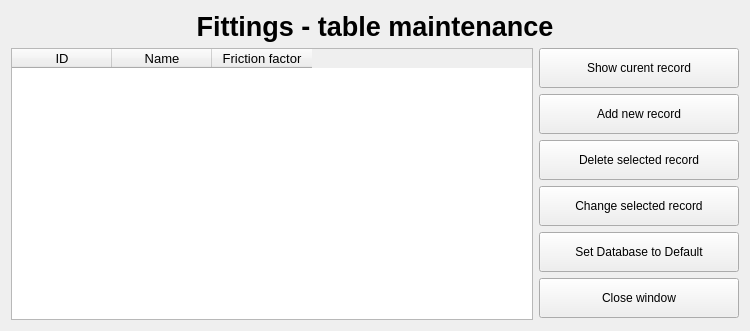
<?xml version="1.0" encoding="UTF-8"?>
<ui version="4.0">
 <class>fittings_table_mainenance</class>
 <widget class="QWidget" name="fittings_table_mainenance">
  <property name="geometry">
   <rect>
    <x>0</x>
    <y>0</y>
    <width>750</width>
    <height>331</height>
   </rect>
  </property>
  <property name="minimumSize">
   <size>
    <width>750</width>
    <height>0</height>
   </size>
  </property>
  <property name="windowTitle">
   <string>Form</string>
  </property>
  <layout class="QVBoxLayout" name="verticalLayout_2">
   <item>
    <widget class="QLabel" name="title">
     <property name="font">
      <font>
       <pointsize>20</pointsize>
       <weight>75</weight>
       <bold>true</bold>
      </font>
     </property>
     <property name="text">
      <string>Fittings - table maintenance</string>
     </property>
     <property name="alignment">
      <set>Qt::AlignHCenter|Qt::AlignTop</set>
     </property>
     <property name="textInteractionFlags">
      <set>Qt::NoTextInteraction</set>
     </property>
    </widget>
   </item>
   <item>
    <layout class="QHBoxLayout" name="horizontalLayout">
     <item>
      <widget class="QTableWidget" name="table_fittings">
       <property name="font">
        <font>
         <pointsize>10</pointsize>
        </font>
       </property>
       <property name="editTriggers">
        <set>QAbstractItemView::NoEditTriggers</set>
       </property>
       <attribute name="horizontalHeaderVisible">
        <bool>true</bool>
       </attribute>
       <attribute name="verticalHeaderVisible">
        <bool>false</bool>
       </attribute>
       <column>
        <property name="text">
         <string>ID</string>
        </property>
       </column>
       <column>
        <property name="text">
         <string>Name</string>
        </property>
       </column>
       <column>
        <property name="text">
         <string>Friction factor</string>
        </property>
       </column>
      </widget>
     </item>
     <item>
      <layout class="QVBoxLayout" name="verticalLayout">
       <item>
        <widget class="QPushButton" name="button_show_record">
         <property name="sizePolicy">
          <sizepolicy hsizetype="Minimum" vsizetype="Fixed">
           <horstretch>0</horstretch>
           <verstretch>0</verstretch>
          </sizepolicy>
         </property>
         <property name="minimumSize">
          <size>
           <width>200</width>
           <height>40</height>
          </size>
         </property>
         <property name="baseSize">
          <size>
           <width>0</width>
           <height>0</height>
          </size>
         </property>
         <property name="text">
          <string>Show curent record</string>
         </property>
        </widget>
       </item>
       <item>
        <widget class="QPushButton" name="button_add_record">
         <property name="sizePolicy">
          <sizepolicy hsizetype="Minimum" vsizetype="Fixed">
           <horstretch>0</horstretch>
           <verstretch>0</verstretch>
          </sizepolicy>
         </property>
         <property name="minimumSize">
          <size>
           <width>200</width>
           <height>40</height>
          </size>
         </property>
         <property name="baseSize">
          <size>
           <width>0</width>
           <height>0</height>
          </size>
         </property>
         <property name="text">
          <string>Add new record</string>
         </property>
        </widget>
       </item>
       <item>
        <widget class="QPushButton" name="button_delete_record">
         <property name="minimumSize">
          <size>
           <width>200</width>
           <height>40</height>
          </size>
         </property>
         <property name="baseSize">
          <size>
           <width>0</width>
           <height>0</height>
          </size>
         </property>
         <property name="text">
          <string>Delete selected record</string>
         </property>
        </widget>
       </item>
       <item>
        <widget class="QPushButton" name="button_change_record">
         <property name="minimumSize">
          <size>
           <width>200</width>
           <height>40</height>
          </size>
         </property>
         <property name="text">
          <string>Change selected record</string>
         </property>
        </widget>
       </item>
       <item>
        <widget class="QPushButton" name="button_refresh">
         <property name="minimumSize">
          <size>
           <width>200</width>
           <height>40</height>
          </size>
         </property>
         <property name="text">
          <string>Set Database to Default</string>
         </property>
        </widget>
       </item>
       <item>
        <widget class="QPushButton" name="button_close">
         <property name="sizePolicy">
          <sizepolicy hsizetype="Minimum" vsizetype="Fixed">
           <horstretch>0</horstretch>
           <verstretch>0</verstretch>
          </sizepolicy>
         </property>
         <property name="minimumSize">
          <size>
           <width>200</width>
           <height>40</height>
          </size>
         </property>
         <property name="text">
          <string>Close window</string>
         </property>
        </widget>
       </item>
      </layout>
     </item>
    </layout>
   </item>
  </layout>
 </widget>
 <resources/>
 <connections/>
</ui>
